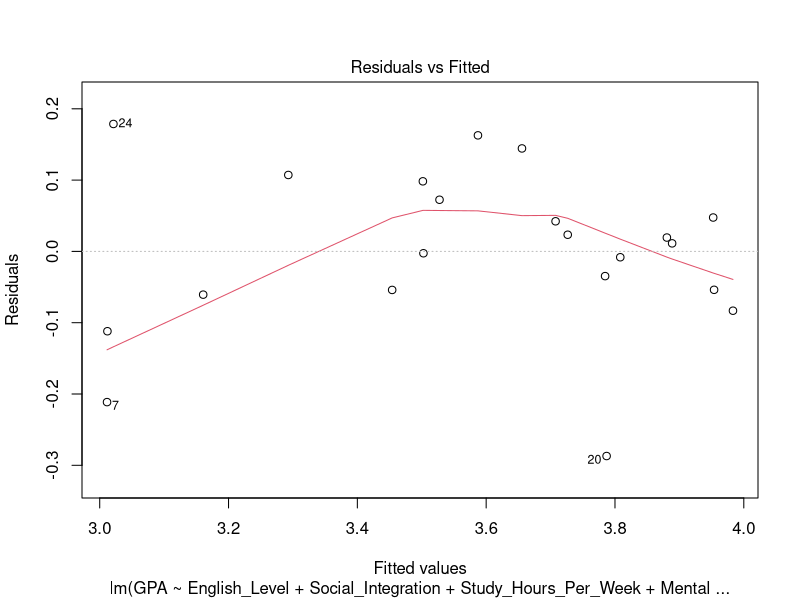
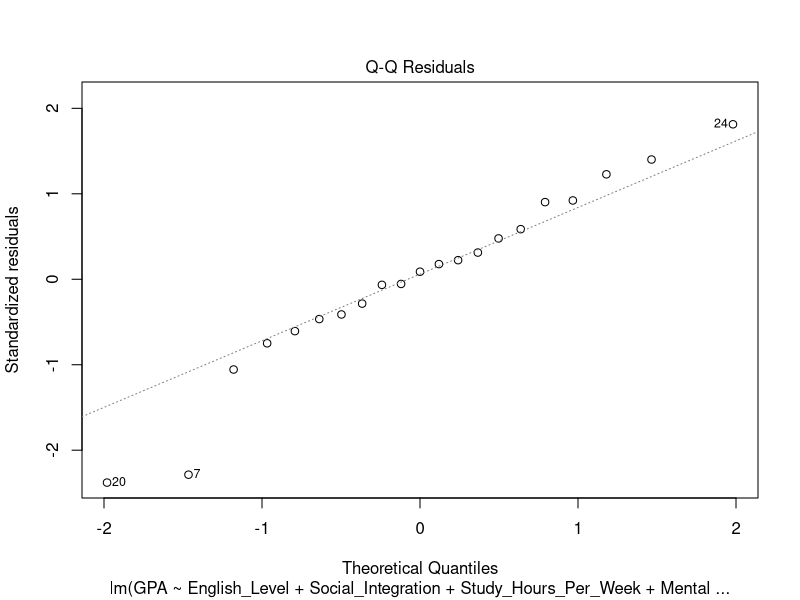
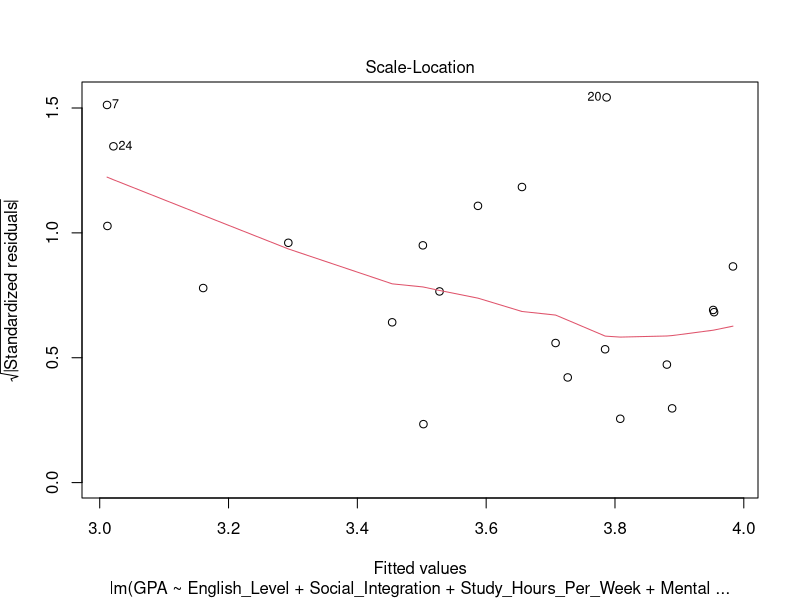
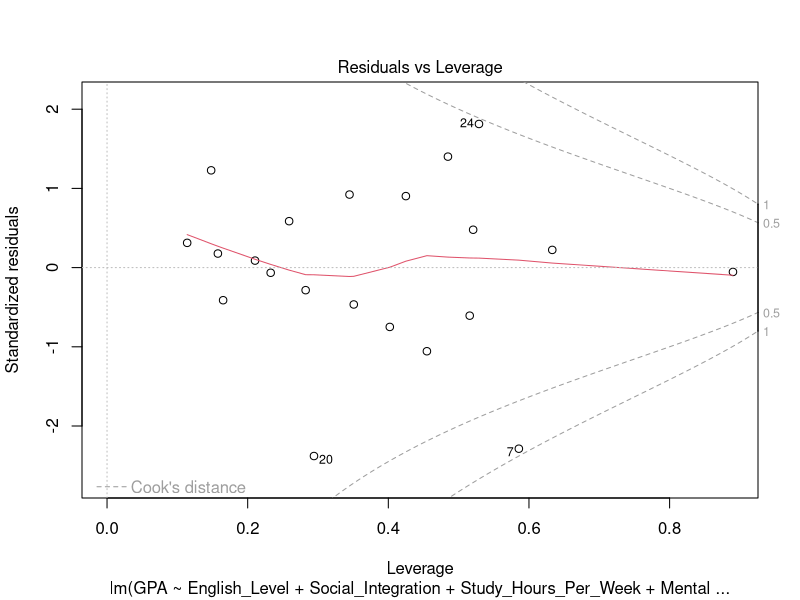
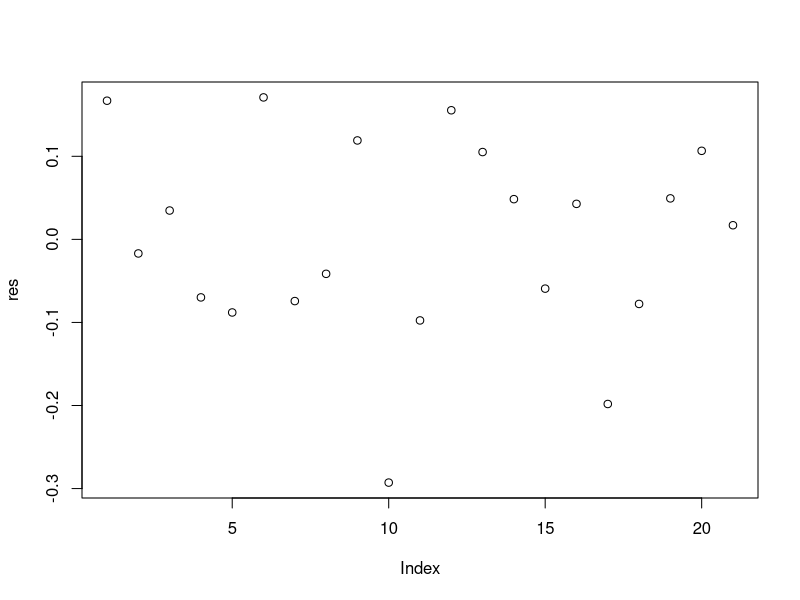

Here is the R script that generated these plots, in order: (Note: this script raises an error after producing the figures.)
## ---- chunk 1
library(readr)
library(data.table)
data1 <- structure(list(
  GPA = c(3.75, 4.0, 3.5, 3.75, 3.6, 3.2, 2.8, 3.75, 4.0, 3.9, 3.4, 3.0, 3.0, 3.9, 3.8, 3.3, 3.4, 3.75, 3.9, 3.5, 3.75, 3.9, 4.0, 3.2, 3.75, 3.8, 3.6, 3.1, 3.3, 2.9),
  English_Level = c(92, 100, 89, 98, 89, 94, 84, 102, 110, 105, 93, 90, 85, 99, 83, 90, 91, 100, 106, 95, 98, 94, 105, 85, 99, 99, 90, 92, 93, 86),
  Social_Integration = c(5, 2, 1, 3, 2, 3, 10, 7, 5, 4, 4, 9, 1, 1, 3, 2, 2, 5, 4, 3, 4, 3, 3, 9, 3, 4, 4, 1, 1, 1),
  Study_Hours_Per_Week = c(15, 20, 1, 12, 6, 6, 5, 18, 12, 14, 10, 8, 4, 19, 10, 5, 6, 10, 15, 13, 14, 16, 18, 6, 10, 12, 16, 4, 3, 2),
  Mental_Health = c(4, 3, 3, 4, 2, 3, 2, 4, 4, 5, 3, 4, 1, 2, 2, 4, 3, 3, 4, 2, 5, 4, 5, 1, 3, 4, 2, 1, 2, 1),
  Social_Media_Hours_Per_Week = c(20, 10, 18, 16, 13, 20, 15, 16, 12, 22, 15, 24, 5, 4, 15, 25, 23, 15, 18, 15, 13, 16, 12, 24, 18, 12, 14, 28, 13, 22),
  Gaming_Hours_Per_Week = c(10, 6, 5, 10, 8, 3, 15, 8, 2, 5, 14, 10, 12, 7, 5, 16, 18, 8, 5, 2, 13, 5, 4, 12, 6, 8, 12, 14, 15, 20),
  Sport_Hours_Per_Week = c(2, 10, 40, 14, 7, 7, 14, 5, 3, 12, 10, 0, 8, 0, 2, 8, 10, 9, 8, 0, 2, 3, 5, 0, 5, 7, 7, 1, 2, 0)
), class = "data.frame",row.names = c(NA, -30L))
str(data1)
## ---- chunk 2
set.seed(123)
sample_size <- floor(0.7 * nrow(data1))
train_indices <- sample(seq_len(nrow(data1)), size = sample_size)
train_data <- data1[train_indices, ]
test_data <- data1[-train_indices, ]
#multiple regression model development
fit1 <- lm(GPA~English_Level+Social_Integration+Study_Hours_Per_Week+Mental_Health+Social_Media_Hours_Per_Week+Gaming_Hours_Per_Week+Sport_Hours_Per_Week, data=train_data)
plot(fit1)

#acceptance
summary(fit1)

#p(multiple)=0.00147, significant
#p(Social_Integration)= 0.029762, p(Mental_Health)= 0.042891, p(Gaming_Hours_Per_Week)= 0.005747, significant
#Surprisingly, English_Level and Study_Hours_Per_Week are not significant.
#Residual standard error=0.1436 on 13 degrees of freedom,indicating that the mean difference between predicted values and actual values is 0.1436.
#R-squared value is 0.8846, indicating that the model can explain about 88.46% of the variability in the dependent variable (GPA).

#take away the variable with maximum p: English_Level
fit2 <- lm(GPA~Social_Integration+Study_Hours_Per_Week+Mental_Health+Social_Media_Hours_Per_Week+Gaming_Hours_Per_Week+Sport_Hours_Per_Week, data=train_data)
summary(fit2)
#take away the variable with maximum p: Social_Media_Hours_Per_Week
fit3 <- lm(GPA~Social_Integration+Study_Hours_Per_Week+Mental_Health+Gaming_Hours_Per_Week+Sport_Hours_Per_Week, data=train_data)
summary(fit3)
#take away the variable with maximum p: Sport_Hours_Per_Week
fit4 <- lm(GPA~Social_Integration+Study_Hours_Per_Week+Mental_Health+Gaming_Hours_Per_Week, data=train_data)
summary(fit4)
#p(multiple)=8.5e-14, significant
#p(Social_Integration)= 0.01923, p(Study_Hours_Per_Week)= 0.00346, p(Mental_Health)= 0.00791, p(Gaming_Hours_Per_Week)= 0.00142, all significant.
#Residual standard error=0.1347 on 16 degrees of freedom,indicating that the mean difference between predicted values and actual values is 0.1347.
#R-squared value is 0.8751, indicating that the model can explain about 87.51% of the variability in the dependent variable (GPA).

#residual analysis
library(car)
res<-residuals(fit4)
plot(res)   #almost between -0.2 and 0.2
#normality of Residuals
#qq plot for studentized resid
qqPlot(fit4, main="QQ Plot")   
#distribution of studentized residuals
library(MASS)
sresid <- studres(fit4)
hist(sresid, freq=FALSE,
     main="Distribution of Studentized Residuals")
xfit4<-seq(min(sresid),max(sresid),length=40)
yfit4<-dnorm(xfit4)
lines(xfit4, yfit4)
#residuals not very normally distributed and have outliers:(rows)7,10,17,20

#predict
predicted_values <- predict(fit4, newdata = test_data)
actual_values <- test_data$GPA

plot(actual_values, type = 'b', pch = 19, col = 'blue', ylim = c(min(c(actual_values, predicted_values)), max(c(actual_values, predicted_values))), xlab = "Observation", ylab = "GPA", main = "Actual vs Predicted GPA")
lines(predicted_values, type = 'b', pch = 17, col = 'red')
legend("topright", legend = c("Actual", "Predicted"), col = c("blue", "red"), pch = c(19, 17), lty = 1)

#accuracy
MSE <- mean((predicted_values - actual_values)^2)  #MSE=0.05936818
RMSE <- sqrt(MSE)  #RMSE=0.2436559
press_statistic <- sum((res / (1 - lm.influence(fit4)$hat))^2)  #PRESS=0.6042078
tss <- sum((test_data$GPA - mean(test_data$GPA))^2)   #TSS=1.290556
p_squared <- 1 - (press_statistic / tss)   #P^2=0.5318235

#predictions are close to actual values

